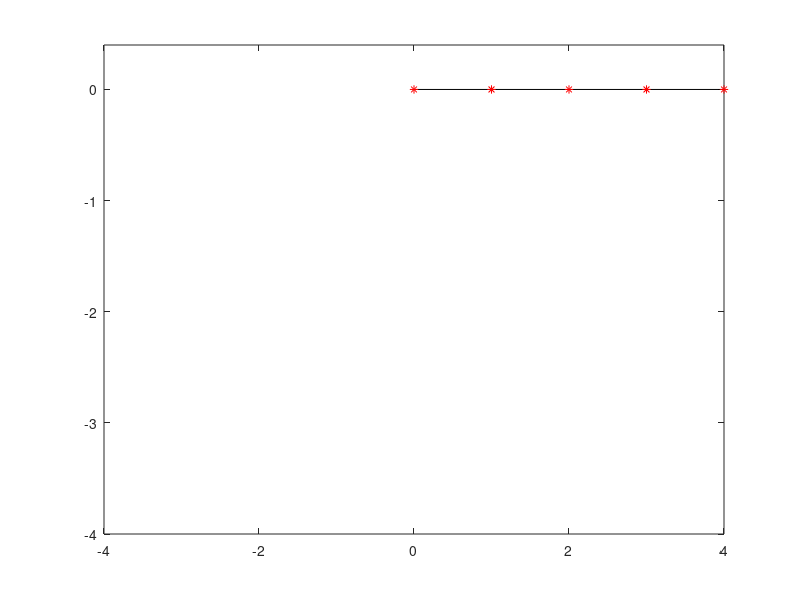

The MATLAB source for this figure:
%%% NOTE: Quad is just the name. It can be any function f(S_damping)

%%%% SOLVES: 1. The final Velocities are actually converging to zero
%%%%         2. System behaves moderately. Neighter highly damped nor under


%The space is going to be 2D

size = input('Enter the total number of particles: ');
delta_time = input('Enter your delta T: ');
total = input('Enter the entire duration of the animation: ');

% The Damping included 
s_damp = 0;
s_new = 0.8;

totalTimeFrames = floor(total/delta_time);

X_mat = zeros(size,totalTimeFrames);
Y_mat = zeros(size,totalTimeFrames);

Eplot_X = {};
Eplot_Y = {};

Energy_New = 0;
Energy_Gravity = 0;

DeltaX_vect = zeros(size+1);
DeltaY_vect = zeros(size+1);

VelX_mat = zeros(size,totalTimeFrames);
VelY_mat = zeros(size,totalTimeFrames);

% The correction matrix
corr_X = zeros(size-1);
corr_Y = zeros(size-1);

% Initializing the positions
g = 9.81;   %Acceleration due to gravity, modified to fit the ideal assumption
m = 1;       %Mass of the particles

r = 1;      %Initial length between the particles

for i=1:size
           
    X_mat(i,1) = (i-1)*r;
    Y_mat(i,1) = 0;
    
end 


for t= 2:totalTimeFrames
   
    Energy_New = 0;
    
    X_mat(1,t) = X_mat(1,1);
    Y_mat(1,t) = Y_mat(1,1);
    
    VelX_mat(1,t) = 0;
    VelY_mat(1,t) = 0;
    
    % Implemented the PBD 
    for i = 2 : size
        % Adding only the last constraint on the last particle
        % Since it will have only one constraint
        if i==size
            X_mat(i,t) = X_mat(i,t-1) + delta_time*(VelX_mat(i,t-1)) - s_new * corr_X(size-1)/2;
            Y_mat(i,t) = Y_mat(i,t-1) + delta_time*(VelY_mat(i,t-1))  + (delta_time * delta_time) * (-g) - s_new * corr_Y(size-1)/2;
            
        % Adding both the forward and backward constraints            
        else
            X_mat(i,t) = X_mat(i,t-1) + delta_time*(VelX_mat(i,t-1)) - s_new * (corr_X(i-1)/2 + corr_X(i)/2);
            Y_mat(i,t) = Y_mat(i,t-1) + delta_time*(VelY_mat(i,t-1))  + (delta_time * delta_time) * (-g) - s_new * (corr_Y(i-1)/2 + corr_Y(i)/2);            
        end 
        
    end
    
    % Doing the FTL correction
    for i=2: size
       
        Xn = X_mat(i-1,t);
        Yn = Y_mat(i-1,t);
        
        Xn1 = X_mat(i,t);
        Yn1 = Y_mat(i,t);
      
        rel_vec = [(Xn1-Xn),(Yn1-Yn)];
        normVal = norm(rel_vec);
        rel_vec = rel_vec * r/normVal;

        X_mat(i,t) = Xn + rel_vec(1);
        Y_mat(i,t)= Yn + rel_vec(2);
        
        DeltaX_vect(i) = X_mat(i,t) - Xn1;
        DeltaY_vect(i) = Y_mat(i,t) - Yn1;
        
        Energy_New = Energy_New + m * g * Y_mat(i,t);

        % Storing the correction values
        corr_X(i-1) = X_mat(i,t) - Xn1;
        corr_Y(i-1) = Y_mat(i,t) - Yn1;

    end
    
    Energy_Gravity = Energy_New;
    % Doing the Velocity Correction as mentioned in the paper
    for i=2: size
        
        VelX_mat(i,t) = (X_mat(i,t) - X_mat(i,t-1))/(delta_time) - (s_damp) * (DeltaX_vect(i+1))/(delta_time);
        VelY_mat(i,t) = (Y_mat(i,t) - Y_mat(i,t-1))/(delta_time) - (s_damp) * (DeltaY_vect(i+1))/(delta_time);
        Energy_New = Energy_New + (1/2) * m * ((VelX_mat(i,t))^2 + (VelY_mat(i,t))^2);
        
    end
    Eplot_Y = {[cell2mat(Eplot_Y),Energy_New]};
    Eplot_X = {[cell2mat(Eplot_X),t]};
    
%    s_damp = 1 - ((t)^2/(totalTimeFrames^2));
    s_new = 0.8 - 0.1 * ((t)^2/(totalTimeFrames^2));
   
end 

%figure,plot(cell2mat(Eplot_X),cell2mat(Eplot_Y));

%{
h = figure('visible','on');
for i = 1:size
    for j = 1:totalTimeFrames
        a = X_mat(i,j);
        b = Y_mat(i,j);
        plot(a,b,'b.');
        hold on;
    end
end
%}
count = 1;


% Storing the Sampled Images for making the Animation
for t = 1: 1: totalTimeFrames
   
    h = figure('visible','off');
    
    for i = 1 : size-1
       
       X1 = X_mat(i,t);
       X2 = X_mat(i+1,t);
       Y1 = Y_mat(i,t);
       Y2 = Y_mat(i+1,t); 
       
       plot([X1,X2],[Y1,Y2],'k');
       hold on;
       
       plot (X1,Y1,'r*');
       hold on;
    end
    
      plot(X_mat(size,t),Y_mat(size,t),'r*');
      
     % The final location can be anything you want
     if count < 10  
%      s = strcat('C:\Users\Lenovo\Downloads\FTL project\Images_DFTL_Quad_Combined\test-00',int2str(count));
       s = strcat('/home/vedant/Downloads/FTL-project/Images_DFTL_Quad_Combined/test-00',int2str(count));
     elseif count < 100  
%       s = strcat('C:\Users\Lenovo\Downloads\FTL project\Images_DFTL_Quad_Combined\test-0',int2str(count));      
       s = strcat('/home/vedant/Downloads/FTL-project/Images_DFTL_Quad_Combined/test-0',int2str(count));

     else   
%         s = strcat('C:\Users\Lenovo\Downloads\FTL project\Images_DFTL_Quad_Combined\test-',int2str(count));        
       s = strcat('/home/vedant/Downloads/FTL-project/Images_DFTL_Quad_Combined/test-',int2str(count));

     end
      
       xlim([-r*(size-1) r*(size-1)]);
       ylim ([-(r * (size-1)) (r*(size-1))/10]);    
       
      saveas(h,s,'jpg');
      close(h);
      
      count = count + 1;
end

